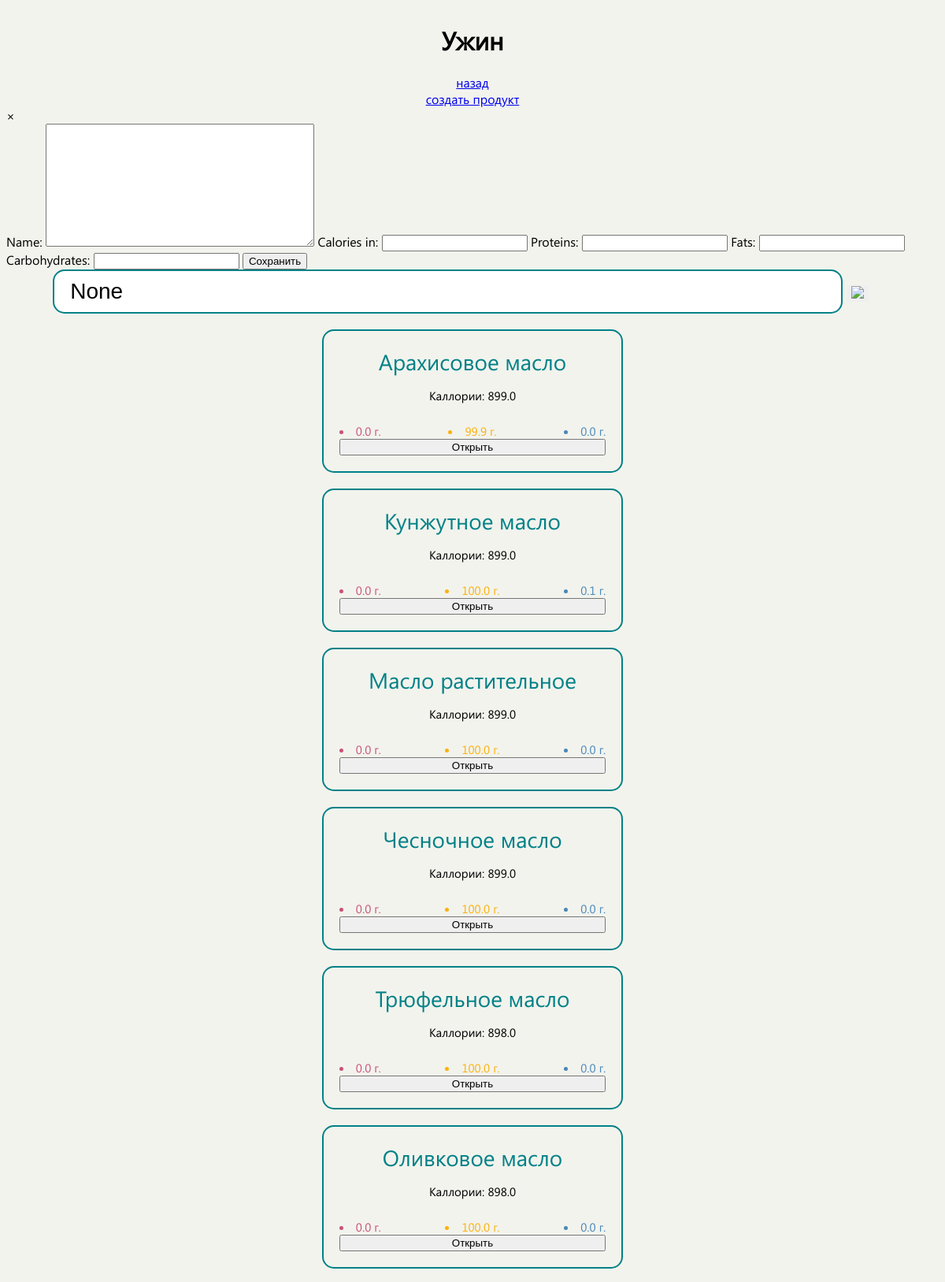
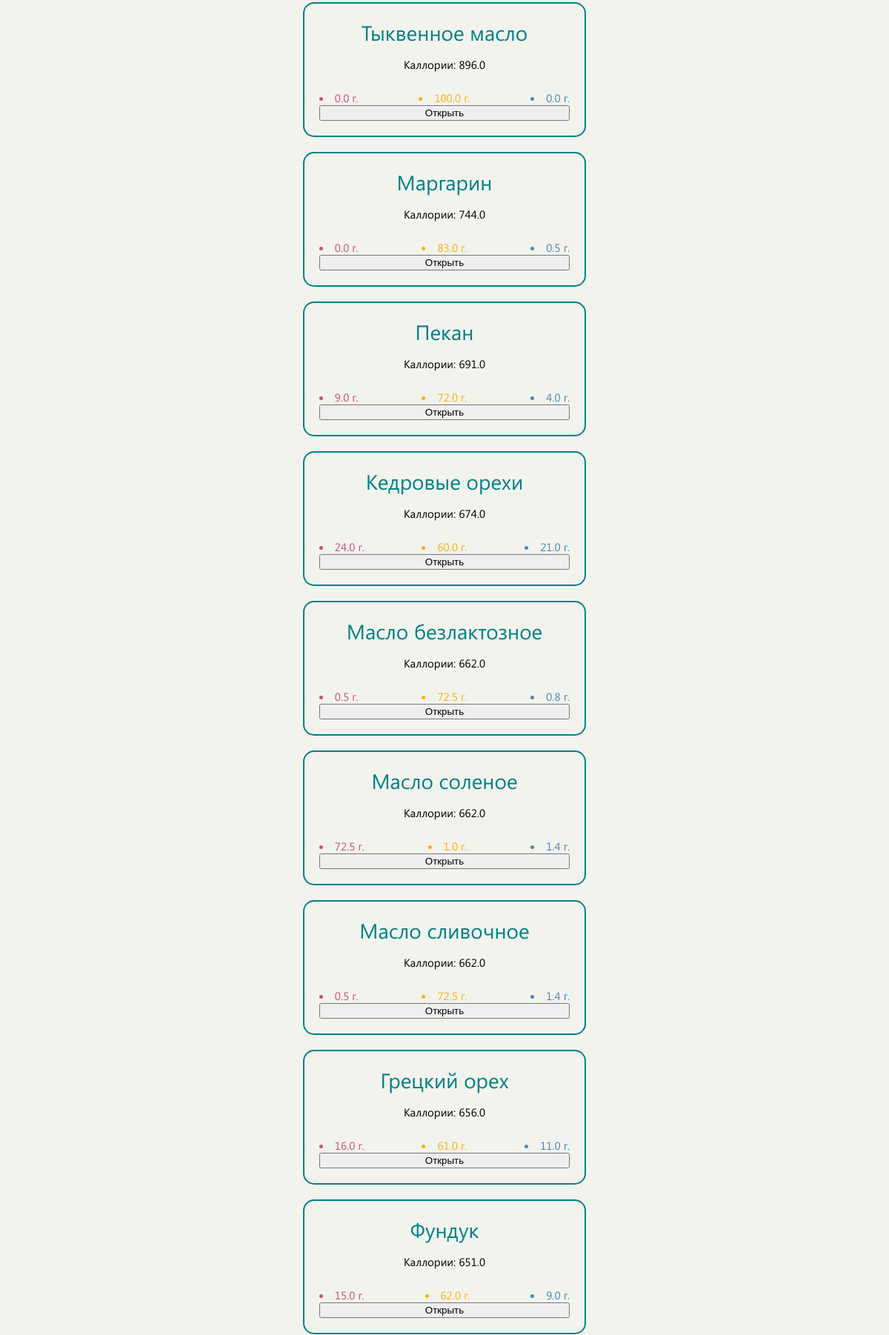
Screenshot of /dinner/ (upper part) with the database file from the repository (2 pictures, top to bottom).
### webflut/models.py (models this page shows, shortened)
class Add_Product(models.Model):
    name = models.TextField()
    calories_in = models.FloatField()
    proteins = models.FloatField()
    fats = models.FloatField()
    carbohydrates = models.FloatField()
    class Meta:
        verbose_name = 'Продукты Все'
        verbose_name_plural = 'Продукты Все'

### webflut/views.py (the view)
# urls.py: path('dinner/', views.dinner, name='dinner'),
def dinner(request):
    search_query = request.GET.get('search')
    if request.method == 'POST':
        form = AddProductForm(request.POST)
        if form.is_valid():
            form.save()
            return render(request, 'dinner.html', {'form': form, 'search_query': search_query})
    else:
        form = AddProductForm()
    products = Add_Product.objects.all()
    if search_query:
        products = products.filter(name__icontains=search_query)
    return render(request, 'dinner.html', {'form': form, 'products': products, 'search_query': search_query})

### webflut/forms.py
class AddProductForm(forms.ModelForm):
    class Meta:
        model = Add_Product
        fields = ['name', 'calories_in', 'proteins', 'fats', 'carbohydrates',]

### webflut/templates/dinner.html (shortened to what this page needs)
{% extends 'eatingbase.html' %}
{% block content %}
<h1>Ужин</h1>
<a href="{% url 'calories_and_bjy' %}" class="buttonMod">назад</a>
{% endblock %}
{% block contenbutton %}
<button onclick="openModal4({{ product.id }})">Открыть</button>
{% endblock %}

### webflut/templates/eatingbase.html (shortened to what this page needs)
{% load static %}
<!DOCTYPE html>
<html lang="en">
<head>
  <link href="{% static 'css/Eatings Pages/eatings.css' %}" rel="stylesheet" />
</head>
<body>
{% block content %}{% endblock %}
<a href="#" class="buttonMod" onclick="openModal()">создать продукт</a>
<div id="modal" class="modal">
  <div class="modal-content">
    <span class="close" onclick="closeModal()">&times;</span>
    <form action="" method="post">
      {{ form }}
      <button type="submit">Сохранить</button>
    </form>
  </div>
</div>
  <form action="" class="search" method="GET">
    <input type="text" name="search" placeholder="Search by name" value="{{ search_query }}">
    <button type="submit"><img src="{% static 'accets/поиск.png' %}" style="width: 10vw;" /></button>
  </form>
  <div class="product-container">
    {% for product in products %}
    <div class="product-item">
      <text>{{ product.name }}</text>
      <p>Каллории: {{ product.calories_in }}</p>
      <div class="product-row">
        <li style="color: #ca517a;">{{ product.proteins }} г.</li>
        <li style="color: #fbb20d;">{{ product.fats }} г.</li>
        <li style="color: #4887ba;">{{ product.carbohydrates }} г.</li>
      </div>
      {% block contenbutton %}
      {% endblock %}
    </div>
    {% empty %}
    <p>Ничего не найдено</p>
    {% endfor %}
  </div>
</body>
</html>

### webflut/static/css/Eatings Pages/Eatings.css (style rules this page uses)
html { font-family: "Segoe UI"; background-color: #f2f3ed; }
body { display: flex; align-items: center; flex-direction: column; }
.search { width: 90%; margin: auto; }
.search input { width: 90%; padding: 10px 20px; border-radius: 15px; font-size: 28px; border: 2px solid #008187; }
.search button { border: none; }
.product-item { display: flex; flex-direction: column; justify-content: center; margin-top: 20px; padding: 20px; border-radius: 15px; border: 2px solid #008187; font-size: 15px; }
.product-item text { text-align: center; color: #008187; font-size: 28px; }
.product-item p { text-align: center; }
.product-row { margin-top: 10px; display: flex; flex-direction: row; justify-content: space-between; }
.product-row li { list-style-position: inside; }

### rows the page displays
Add_Product: name "Арахисовое масло", calories_in "899.0", proteins "0.0", fats "99.9", carbohydrates "0.0"
Add_Product: name "Кунжутное масло", calories_in "899.0", proteins "0.0", fats "100.0", carbohydrates "0.1"
Add_Product: name "Масло растительное", calories_in "899.0", proteins "0.0", fats "100.0", carbohydrates "0.0"
Add_Product: name "Чесночное масло", calories_in "899.0", proteins "0.0", fats "100.0", carbohydrates "0.0"
Add_Product: name "Трюфельное масло", calories_in "898.0", proteins "0.0", fats "100.0", carbohydrates "0.0"
Add_Product: name "Оливковое масло", calories_in "898.0", proteins "0.0", fats "100.0", carbohydrates "0.0"
Add_Product: name "Тыквенное масло", calories_in "896.0", proteins "0.0", fats "100.0", carbohydrates "0.0"
Add_Product: name "Маргарин", calories_in "744.0", proteins "0.0", fats "83.0", carbohydrates "0.5"
Add_Product: name "Пекан", calories_in "691.0", proteins "9.0", fats "72.0", carbohydrates "4.0"
Add_Product: name "Кедровые орехи", calories_in "674.0", proteins "24.0", fats "60.0", carbohydrates "21.0"
Add_Product: name "Масло безлактозное", calories_in "662.0", proteins "0.5", fats "72.5", carbohydrates "0.8"
Add_Product: name "Масло соленое", calories_in "662.0", proteins "72.5", fats "1.0", carbohydrates "1.4"
Add_Product: name "Масло сливочное", calories_in "662.0", proteins "0.5", fats "72.5", carbohydrates "1.4"
Add_Product: name "Грецкий орех", calories_in "656.0", proteins "16.0", fats "61.0", carbohydrates "11.0"
Add_Product: name "Фундук", calories_in "651.0", proteins "15.0", fats "62.0", carbohydrates "9.0"
